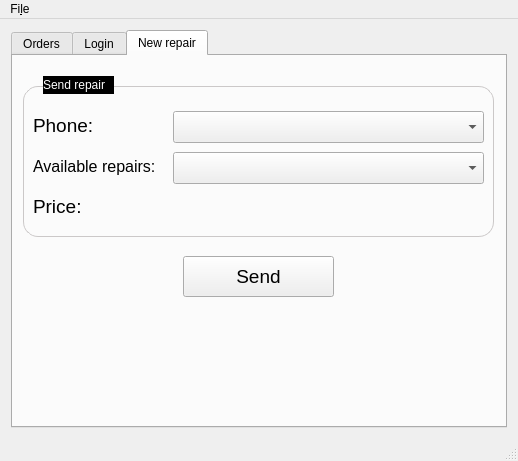
<?xml version="1.0" encoding="UTF-8"?>
<ui version="4.0">
 <class>MainWindow</class>
 <widget class="QMainWindow" name="MainWindow">
  <property name="geometry">
   <rect>
    <x>0</x>
    <y>0</y>
    <width>518</width>
    <height>461</height>
   </rect>
  </property>
  <property name="sizePolicy">
   <sizepolicy hsizetype="Fixed" vsizetype="Fixed">
    <horstretch>0</horstretch>
    <verstretch>0</verstretch>
   </sizepolicy>
  </property>
  <property name="windowTitle">
   <string>MainWindow</string>
  </property>
  <widget class="QWidget" name="centralWidget">
   <property name="sizePolicy">
    <sizepolicy hsizetype="Fixed" vsizetype="Fixed">
     <horstretch>0</horstretch>
     <verstretch>0</verstretch>
    </sizepolicy>
   </property>
   <layout class="QGridLayout" name="gridLayout_2">
    <item row="0" column="0">
     <widget class="QTabWidget" name="tabWidget">
      <property name="currentIndex">
       <number>2</number>
      </property>
      <widget class="QWidget" name="tab">
       <property name="enabled">
        <bool>true</bool>
       </property>
       <attribute name="title">
        <string>Orders</string>
       </attribute>
       <widget class="QLabel" name="label_6">
        <property name="geometry">
         <rect>
          <x>20</x>
          <y>31</y>
          <width>81</width>
          <height>31</height>
         </rect>
        </property>
        <property name="font">
         <font>
          <pointsize>13</pointsize>
         </font>
        </property>
        <property name="text">
         <string>Order ID:</string>
        </property>
       </widget>
       <widget class="QLineEdit" name="lineEdit_2">
        <property name="geometry">
         <rect>
          <x>110</x>
          <y>32</y>
          <width>351</width>
          <height>32</height>
         </rect>
        </property>
       </widget>
       <widget class="QLabel" name="label_7">
        <property name="geometry">
         <rect>
          <x>10</x>
          <y>10</y>
          <width>471</width>
          <height>111</height>
         </rect>
        </property>
        <property name="styleSheet">
         <string notr="true">QLabel {
border: 1px solid #CBC8C8;
border-radius: 15px;
}</string>
        </property>
        <property name="text">
         <string/>
        </property>
       </widget>
       <widget class="QLabel" name="label_8">
        <property name="geometry">
         <rect>
          <x>30</x>
          <y>0</y>
          <width>71</width>
          <height>18</height>
         </rect>
        </property>
        <property name="styleSheet">
         <string notr="true">QLabel{
background: solid black;
color: white;
}</string>
        </property>
        <property name="text">
         <string>Find Orders</string>
        </property>
       </widget>
       <widget class="QPushButton" name="btn_findOrder">
        <property name="geometry">
         <rect>
          <x>170</x>
          <y>72</y>
          <width>221</width>
          <height>34</height>
         </rect>
        </property>
        <property name="font">
         <font>
          <pointsize>13</pointsize>
         </font>
        </property>
        <property name="text">
         <string>Find Order</string>
        </property>
       </widget>
       <widget class="QLabel" name="statusOfOrderLabel">
        <property name="geometry">
         <rect>
          <x>10</x>
          <y>140</y>
          <width>471</width>
          <height>201</height>
         </rect>
        </property>
        <property name="styleSheet">
         <string notr="true">QLabel {
border: 1px solid #CBC8C8;
border-radius: 15px;
}</string>
        </property>
        <property name="text">
         <string/>
        </property>
       </widget>
       <widget class="QLabel" name="label_10">
        <property name="geometry">
         <rect>
          <x>30</x>
          <y>130</y>
          <width>81</width>
          <height>18</height>
         </rect>
        </property>
        <property name="styleSheet">
         <string notr="true">QLabel{
background: solid black;
color: white;
}</string>
        </property>
        <property name="text">
         <string>Order Details</string>
        </property>
       </widget>
       <widget class="QLabel" name="label_12">
        <property name="geometry">
         <rect>
          <x>30</x>
          <y>170</y>
          <width>141</width>
          <height>18</height>
         </rect>
        </property>
        <property name="font">
         <font>
          <pointsize>13</pointsize>
         </font>
        </property>
        <property name="text">
         <string>Status of Order:</string>
        </property>
       </widget>
       <widget class="QLabel" name="result_label">
        <property name="geometry">
         <rect>
          <x>170</x>
          <y>164</y>
          <width>301</width>
          <height>31</height>
         </rect>
        </property>
        <property name="font">
         <font>
          <pointsize>19</pointsize>
         </font>
        </property>
        <property name="styleSheet">
         <string notr="true"/>
        </property>
        <property name="text">
         <string/>
        </property>
       </widget>
       <widget class="QLabel" name="label_client1">
        <property name="geometry">
         <rect>
          <x>30</x>
          <y>200</y>
          <width>141</width>
          <height>18</height>
         </rect>
        </property>
        <property name="font">
         <font>
          <pointsize>13</pointsize>
         </font>
        </property>
        <property name="text">
         <string>Client Name:</string>
        </property>
       </widget>
       <widget class="QLabel" name="label_client2">
        <property name="geometry">
         <rect>
          <x>30</x>
          <y>230</y>
          <width>141</width>
          <height>18</height>
         </rect>
        </property>
        <property name="font">
         <font>
          <pointsize>13</pointsize>
         </font>
        </property>
        <property name="text">
         <string>E-mail:</string>
        </property>
       </widget>
       <widget class="QLabel" name="label_client3">
        <property name="geometry">
         <rect>
          <x>30</x>
          <y>261</y>
          <width>141</width>
          <height>18</height>
         </rect>
        </property>
        <property name="font">
         <font>
          <pointsize>13</pointsize>
         </font>
        </property>
        <property name="text">
         <string>Repair Name:</string>
        </property>
       </widget>
       <widget class="QLabel" name="label_client3_2">
        <property name="geometry">
         <rect>
          <x>30</x>
          <y>294</y>
          <width>61</width>
          <height>18</height>
         </rect>
        </property>
        <property name="font">
         <font>
          <pointsize>13</pointsize>
         </font>
        </property>
        <property name="text">
         <string>Price:</string>
        </property>
       </widget>
       <zorder>statusOfOrderLabel</zorder>
       <zorder>label_7</zorder>
       <zorder>label_6</zorder>
       <zorder>lineEdit_2</zorder>
       <zorder>label_8</zorder>
       <zorder>btn_findOrder</zorder>
       <zorder>label_10</zorder>
       <zorder>label_12</zorder>
       <zorder>result_label</zorder>
       <zorder>label_client1</zorder>
       <zorder>label_client2</zorder>
       <zorder>label_client3</zorder>
       <zorder>label_client3_2</zorder>
      </widget>
      <widget class="QWidget" name="tab_3">
       <attribute name="title">
        <string>Login</string>
       </attribute>
       <widget class="QLineEdit" name="lineEdit_username">
        <property name="geometry">
         <rect>
          <x>140</x>
          <y>80</y>
          <width>251</width>
          <height>32</height>
         </rect>
        </property>
       </widget>
       <widget class="QLineEdit" name="lineEdit_password">
        <property name="geometry">
         <rect>
          <x>140</x>
          <y>130</y>
          <width>251</width>
          <height>32</height>
         </rect>
        </property>
        <property name="echoMode">
         <enum>QLineEdit::Password</enum>
        </property>
       </widget>
       <widget class="QPushButton" name="btn_login">
        <property name="geometry">
         <rect>
          <x>200</x>
          <y>190</y>
          <width>121</width>
          <height>41</height>
         </rect>
        </property>
        <property name="font">
         <font>
          <pointsize>13</pointsize>
         </font>
        </property>
        <property name="text">
         <string>Login</string>
        </property>
        <property name="icon">
         <iconset resource="resources.qrc">
          <normaloff>:/Resources/Resources/login.png</normaloff>:/Resources/Resources/login.png</iconset>
        </property>
        <property name="iconSize">
         <size>
          <width>32</width>
          <height>32</height>
         </size>
        </property>
       </widget>
       <widget class="QPushButton" name="pushButton_2">
        <property name="geometry">
         <rect>
          <x>20</x>
          <y>20</y>
          <width>91</width>
          <height>41</height>
         </rect>
        </property>
        <property name="font">
         <font>
          <pointsize>13</pointsize>
         </font>
        </property>
        <property name="text">
         <string>Back</string>
        </property>
        <property name="icon">
         <iconset resource="resources.qrc">
          <normaloff>:/Resources/Resources/back.png</normaloff>:/Resources/Resources/back.png</iconset>
        </property>
        <property name="iconSize">
         <size>
          <width>36</width>
          <height>36</height>
         </size>
        </property>
       </widget>
       <widget class="QPushButton" name="pushButton_3">
        <property name="geometry">
         <rect>
          <x>100</x>
          <y>80</y>
          <width>41</width>
          <height>31</height>
         </rect>
        </property>
        <property name="styleSheet">
         <string notr="true">QPushButton {
    border-style: outset;
}</string>
        </property>
        <property name="text">
         <string/>
        </property>
        <property name="icon">
         <iconset resource="resources.qrc">
          <normaloff>:/Resources/Resources/username.png</normaloff>:/Resources/Resources/username.png</iconset>
        </property>
        <property name="iconSize">
         <size>
          <width>32</width>
          <height>32</height>
         </size>
        </property>
       </widget>
       <widget class="QPushButton" name="pushButton_4">
        <property name="geometry">
         <rect>
          <x>100</x>
          <y>130</y>
          <width>41</width>
          <height>31</height>
         </rect>
        </property>
        <property name="styleSheet">
         <string notr="true">QPushButton {
    border-style: outset;
}</string>
        </property>
        <property name="text">
         <string/>
        </property>
        <property name="icon">
         <iconset resource="resources.qrc">
          <normaloff>:/Resources/Resources/password.png</normaloff>:/Resources/Resources/password.png</iconset>
        </property>
        <property name="iconSize">
         <size>
          <width>32</width>
          <height>32</height>
         </size>
        </property>
       </widget>
       <widget class="QLabel" name="label_11">
        <property name="geometry">
         <rect>
          <x>10</x>
          <y>10</y>
          <width>481</width>
          <height>241</height>
         </rect>
        </property>
        <property name="styleSheet">
         <string notr="true">QLabel {
border: 1px solid #CBC8C8;
border-radius: 15px;
}</string>
        </property>
        <property name="text">
         <string/>
        </property>
       </widget>
       <zorder>label_11</zorder>
       <zorder>lineEdit_username</zorder>
       <zorder>lineEdit_password</zorder>
       <zorder>btn_login</zorder>
       <zorder>pushButton_2</zorder>
       <zorder>pushButton_3</zorder>
       <zorder>pushButton_4</zorder>
      </widget>
      <widget class="QWidget" name="tab_2">
       <attribute name="title">
        <string>New repair</string>
       </attribute>
       <widget class="QPushButton" name="btn_newRepair">
        <property name="geometry">
         <rect>
          <x>170</x>
          <y>200</y>
          <width>151</width>
          <height>41</height>
         </rect>
        </property>
        <property name="font">
         <font>
          <pointsize>14</pointsize>
         </font>
        </property>
        <property name="text">
         <string>Send</string>
        </property>
       </widget>
       <widget class="QLabel" name="label_3">
        <property name="geometry">
         <rect>
          <x>20</x>
          <y>60</y>
          <width>91</width>
          <height>18</height>
         </rect>
        </property>
        <property name="font">
         <font>
          <pointsize>14</pointsize>
         </font>
        </property>
        <property name="text">
         <string>Phone:</string>
        </property>
       </widget>
       <widget class="QComboBox" name="comboBox">
        <property name="geometry">
         <rect>
          <x>160</x>
          <y>55</y>
          <width>311</width>
          <height>32</height>
         </rect>
        </property>
       </widget>
       <widget class="QLabel" name="label_4">
        <property name="geometry">
         <rect>
          <x>20</x>
          <y>100</y>
          <width>131</width>
          <height>21</height>
         </rect>
        </property>
        <property name="font">
         <font>
          <pointsize>12</pointsize>
         </font>
        </property>
        <property name="text">
         <string>Available repairs:</string>
        </property>
       </widget>
       <widget class="QComboBox" name="comboBox_2">
        <property name="geometry">
         <rect>
          <x>160</x>
          <y>96</y>
          <width>311</width>
          <height>32</height>
         </rect>
        </property>
       </widget>
       <widget class="QLabel" name="label">
        <property name="geometry">
         <rect>
          <x>10</x>
          <y>30</y>
          <width>471</width>
          <height>151</height>
         </rect>
        </property>
        <property name="styleSheet">
         <string notr="true">QLabel {
border: 1px solid #CBC8C8;
border-radius: 15px;
}</string>
        </property>
        <property name="text">
         <string/>
        </property>
       </widget>
       <widget class="QLabel" name="label_5">
        <property name="geometry">
         <rect>
          <x>30</x>
          <y>20</y>
          <width>71</width>
          <height>18</height>
         </rect>
        </property>
        <property name="styleSheet">
         <string notr="true">QLabel{
background: solid black;
color: white;
}</string>
        </property>
        <property name="text">
         <string>Send repair</string>
        </property>
       </widget>
       <widget class="QLabel" name="label_price">
        <property name="geometry">
         <rect>
          <x>20</x>
          <y>140</y>
          <width>441</width>
          <height>20</height>
         </rect>
        </property>
        <property name="font">
         <font>
          <pointsize>14</pointsize>
         </font>
        </property>
        <property name="text">
         <string>Price:</string>
        </property>
       </widget>
       <zorder>label</zorder>
       <zorder>btn_newRepair</zorder>
       <zorder>label_3</zorder>
       <zorder>comboBox</zorder>
       <zorder>label_4</zorder>
       <zorder>comboBox_2</zorder>
       <zorder>label_5</zorder>
       <zorder>label_price</zorder>
      </widget>
     </widget>
    </item>
   </layout>
  </widget>
  <widget class="QMenuBar" name="menuBar">
   <property name="geometry">
    <rect>
     <x>0</x>
     <y>0</y>
     <width>518</width>
     <height>30</height>
    </rect>
   </property>
   <widget class="QMenu" name="menuFile">
    <property name="title">
     <string>Fi&amp;le</string>
    </property>
    <addaction name="actionLogin"/>
    <addaction name="actionLog_out"/>
    <addaction name="actionExit"/>
   </widget>
   <addaction name="menuFile"/>
  </widget>
  <widget class="QStatusBar" name="statusBar"/>
  <action name="actionLogin">
   <property name="text">
    <string>&amp;Login</string>
   </property>
  </action>
  <action name="actionLog_out">
   <property name="text">
    <string>Log &amp;out</string>
   </property>
  </action>
  <action name="actionExit">
   <property name="text">
    <string>&amp;Exit</string>
   </property>
  </action>
 </widget>
 <layoutdefault spacing="6" margin="11"/>
 <resources>
  <include location="resources.qrc"/>
 </resources>
 <connections/>
</ui>
